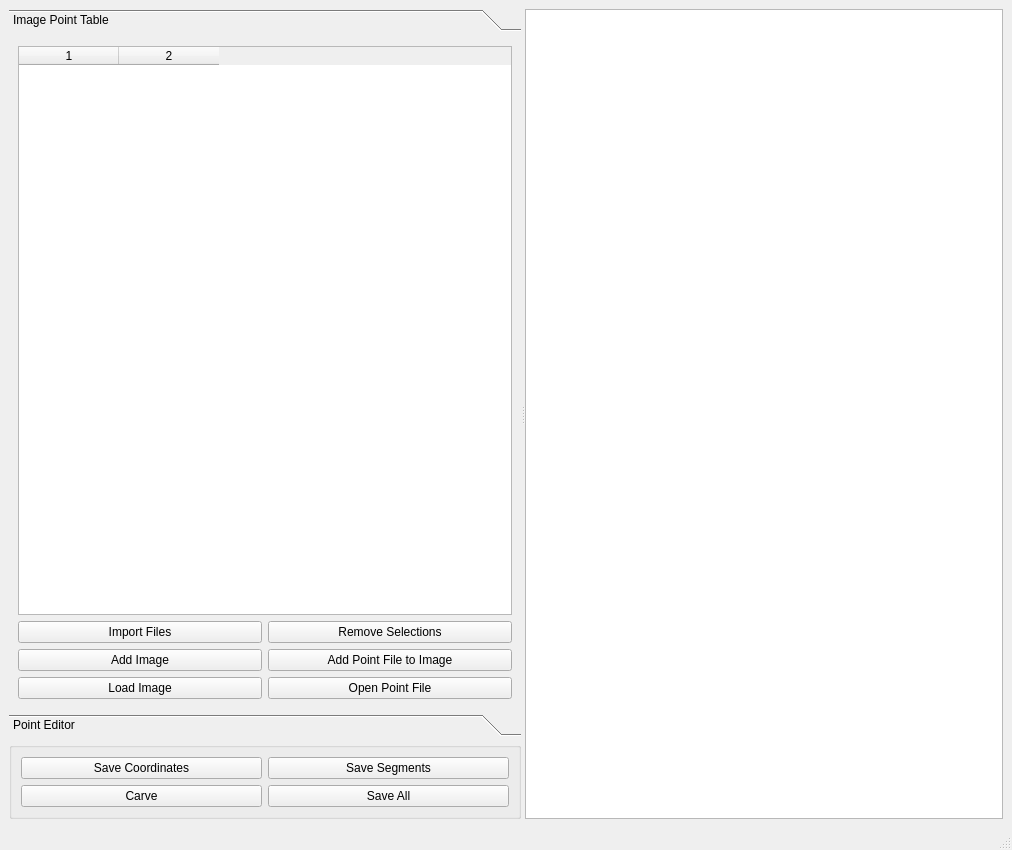
<?xml version="1.0" encoding="UTF-8"?>
<ui version="4.0">
 <class>MainWindow</class>
 <widget class="QMainWindow" name="MainWindow">
  <property name="geometry">
   <rect>
    <x>0</x>
    <y>0</y>
    <width>1012</width>
    <height>850</height>
   </rect>
  </property>
  <property name="windowTitle">
   <string>MainWindow</string>
  </property>
  <widget class="QWidget" name="centralwidget">
   <layout class="QVBoxLayout" name="verticalLayout_10">
    <item>
     <widget class="QSplitter" name="splitter">
      <property name="sizePolicy">
       <sizepolicy hsizetype="Expanding" vsizetype="Expanding">
        <horstretch>0</horstretch>
        <verstretch>0</verstretch>
       </sizepolicy>
      </property>
      <property name="orientation">
       <enum>Qt::Horizontal</enum>
      </property>
      <widget class="QWidget" name="verticalLayoutWidget">
       <layout class="QVBoxLayout" name="verticalLayout_5">
        <item>
         <widget class="QToolBox" name="toolBox">
          <property name="currentIndex">
           <number>0</number>
          </property>
          <widget class="QWidget" name="tableTool">
           <property name="geometry">
            <rect>
             <x>0</x>
             <y>0</y>
             <width>536</width>
             <height>591</height>
            </rect>
           </property>
           <attribute name="label">
            <string>Image Point Table</string>
           </attribute>
           <layout class="QVBoxLayout" name="verticalLayout_2">
            <item>
             <widget class="QTableWidget" name="tableWidget">
              <property name="selectionMode">
               <enum>QAbstractItemView::SingleSelection</enum>
              </property>
              <property name="selectionBehavior">
               <enum>QAbstractItemView::SelectRows</enum>
              </property>
              <property name="columnCount">
               <number>2</number>
              </property>
              <column/>
              <column/>
             </widget>
            </item>
            <item>
             <layout class="QHBoxLayout" name="horizontalLayout_15">
              <item>
               <widget class="QPushButton" name="importBtn">
                <property name="text">
                 <string>Import Files</string>
                </property>
               </widget>
              </item>
              <item>
               <widget class="QPushButton" name="removeImagePointBtn">
                <property name="text">
                 <string>Remove Selections</string>
                </property>
               </widget>
              </item>
             </layout>
            </item>
            <item>
             <layout class="QHBoxLayout" name="horizontalLayout_8">
              <item>
               <widget class="QPushButton" name="addImageBtn">
                <property name="text">
                 <string>Add Image</string>
                </property>
               </widget>
              </item>
              <item>
               <widget class="QPushButton" name="addPoint2ImageBtn">
                <property name="text">
                 <string>Add Point File to Image</string>
                </property>
               </widget>
              </item>
             </layout>
            </item>
            <item>
             <layout class="QHBoxLayout" name="horizontalLayout_10">
              <item>
               <widget class="QPushButton" name="loadBtn">
                <property name="text">
                 <string>Load Image</string>
                </property>
               </widget>
              </item>
              <item>
               <widget class="QPushButton" name="openPointBtn">
                <property name="toolTip">
                 <string>Opens the point file in Point Editor</string>
                </property>
                <property name="text">
                 <string>Open Point File</string>
                </property>
               </widget>
              </item>
             </layout>
            </item>
           </layout>
          </widget>
          <widget class="QWidget" name="pointEditorTool">
           <property name="geometry">
            <rect>
             <x>0</x>
             <y>0</y>
             <width>536</width>
             <height>591</height>
            </rect>
           </property>
           <attribute name="label">
            <string>Point Editor</string>
           </attribute>
           <layout class="QVBoxLayout" name="verticalLayout_4">
            <item>
             <widget class="QTableWidget" name="pointsTable">
              <property name="selectionMode">
               <enum>QAbstractItemView::SingleSelection</enum>
              </property>
              <property name="selectionBehavior">
               <enum>QAbstractItemView::SelectRows</enum>
              </property>
              <property name="sortingEnabled">
               <bool>true</bool>
              </property>
              <property name="columnCount">
               <number>6</number>
              </property>
              <column/>
              <column/>
              <column/>
              <column/>
              <column/>
              <column/>
             </widget>
            </item>
            <item>
             <layout class="QHBoxLayout" name="horizontalLayout_11">
              <item>
               <layout class="QVBoxLayout" name="verticalLayout_15">
                <item>
                 <widget class="QLabel" name="pointDirectionLabel">
                  <property name="text">
                   <string>Carve Direction</string>
                  </property>
                 </widget>
                </item>
                <item>
                 <widget class="QComboBox" name="pointDirectionComboBox"/>
                </item>
               </layout>
              </item>
              <item>
               <layout class="QVBoxLayout" name="verticalLayout_12">
                <item>
                 <widget class="QLabel" name="thresholdLabel">
                  <property name="text">
                   <string>Threshold</string>
                  </property>
                 </widget>
                </item>
                <item>
                 <widget class="QSpinBox" name="thresholdSpin">
                  <property name="minimum">
                   <number>1</number>
                  </property>
                 </widget>
                </item>
               </layout>
              </item>
             </layout>
            </item>
            <item>
             <layout class="QVBoxLayout" name="verticalLayout_6">
              <item>
               <layout class="QHBoxLayout" name="horizontalLayout_5">
                <item>
                 <layout class="QVBoxLayout" name="verticalLayout_9">
                  <item>
                   <widget class="QLabel" name="pointSizeLabel">
                    <property name="text">
                     <string>Point Size</string>
                    </property>
                   </widget>
                  </item>
                  <item>
                   <widget class="QSpinBox" name="pointSizeSpin">
                    <property name="minimum">
                     <number>1</number>
                    </property>
                    <property name="maximum">
                     <number>10</number>
                    </property>
                   </widget>
                  </item>
                 </layout>
                </item>
                <item>
                 <layout class="QVBoxLayout" name="verticalLayout_8">
                  <item>
                   <widget class="QLabel" name="pointColorLabel">
                    <property name="text">
                     <string>Point Color</string>
                    </property>
                   </widget>
                  </item>
                  <item>
                   <widget class="QComboBox" name="pointColorComboBox"/>
                  </item>
                 </layout>
                </item>
                <item>
                 <layout class="QVBoxLayout" name="verticalLayout_7">
                  <item>
                   <layout class="QHBoxLayout" name="horizontalLayout_13">
                    <item>
                     <widget class="QLabel" name="pointXLabel">
                      <property name="text">
                       <string>X</string>
                      </property>
                     </widget>
                    </item>
                    <item>
                     <widget class="QLabel" name="pointYLabel">
                      <property name="text">
                       <string>Y</string>
                      </property>
                     </widget>
                    </item>
                   </layout>
                  </item>
                  <item>
                   <layout class="QHBoxLayout" name="horizontalLayout_14">
                    <item>
                     <widget class="QSpinBox" name="pointXSpinBox"/>
                    </item>
                    <item>
                     <widget class="QSpinBox" name="pointYSpinBox"/>
                    </item>
                   </layout>
                  </item>
                 </layout>
                </item>
               </layout>
              </item>
             </layout>
            </item>
            <item>
             <layout class="QHBoxLayout" name="horizontalLayout_9">
              <item>
               <widget class="QPushButton" name="drawPointsBtn">
                <property name="text">
                 <string>Draw Points</string>
                </property>
               </widget>
              </item>
              <item>
               <widget class="QPushButton" name="savePointsBtn">
                <property name="text">
                 <string>Save Points</string>
                </property>
               </widget>
              </item>
              <item>
               <widget class="QPushButton" name="deletePointBtn">
                <property name="text">
                 <string>Delete Point</string>
                </property>
               </widget>
              </item>
             </layout>
            </item>
           </layout>
          </widget>
         </widget>
        </item>
        <item>
         <widget class="QGroupBox" name="carveGroup">
          <layout class="QVBoxLayout" name="verticalLayout_3">
           <item>
            <layout class="QVBoxLayout" name="verticalLayout">
             <item>
              <layout class="QHBoxLayout" name="horizontalLayout_7">
               <item>
                <widget class="QPushButton" name="saveCoordinatesBtn">
                 <property name="text">
                  <string>Save Coordinates</string>
                 </property>
                </widget>
               </item>
               <item>
                <widget class="QPushButton" name="saveBtn">
                 <property name="text">
                  <string>Save Segments</string>
                 </property>
                </widget>
               </item>
              </layout>
             </item>
             <item>
              <layout class="QHBoxLayout" name="horizontalLayout_3">
               <item>
                <widget class="QPushButton" name="carveBtn">
                 <property name="text">
                  <string>Carve</string>
                 </property>
                </widget>
               </item>
               <item>
                <widget class="QPushButton" name="saveAllBtn">
                 <property name="text">
                  <string>Save All</string>
                 </property>
                </widget>
               </item>
              </layout>
             </item>
            </layout>
           </item>
          </layout>
         </widget>
        </item>
       </layout>
      </widget>
      <widget class="QGraphicsView" name="canvas">
       <property name="sizePolicy">
        <sizepolicy hsizetype="MinimumExpanding" vsizetype="MinimumExpanding">
         <horstretch>0</horstretch>
         <verstretch>0</verstretch>
        </sizepolicy>
       </property>
      </widget>
     </widget>
    </item>
   </layout>
  </widget>
  <widget class="QMenuBar" name="menubar">
   <property name="geometry">
    <rect>
     <x>0</x>
     <y>0</y>
     <width>1012</width>
     <height>23</height>
    </rect>
   </property>
  </widget>
  <widget class="QStatusBar" name="statusbar"/>
 </widget>
 <resources/>
 <connections/>
</ui>
